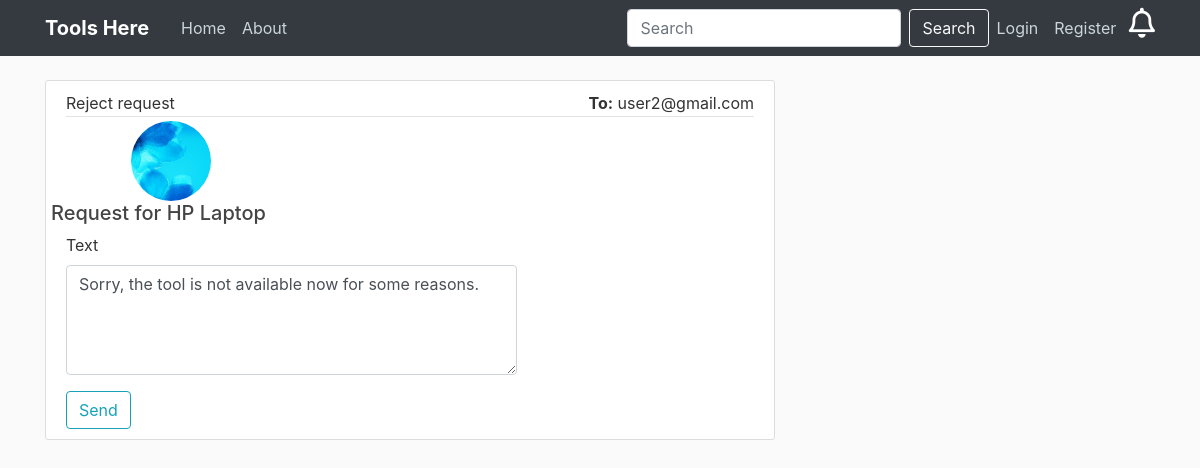
The app's page /accounts/rejectnotifs/26/ with its own data.
### accounts/models.py (models this page shows)
class CustomUser(AbstractUser):
    username = None
    email = models.EmailField(_('email address'), unique=True)
    phone = models.CharField(max_length=10, null=True)
    address = models.CharField(max_length=200, null=True)
    USERNAME_FIELD = 'email'
    REQUIRED_FIELDS = []
    objects = CustomUserManager()

### users/models.py (models this page shows, shortened)
class Profile(models.Model):
    user = models.OneToOneField(CustomUser, on_delete=models.CASCADE)
    image = models.ImageField(default='default.jpg', upload_to='profile_pics')

class RequestTool(models.Model):
    from_user = models.ForeignKey(CustomUser, on_delete=models.CASCADE, related_name='u_from')
    to_user = models.ForeignKey(CustomUser, on_delete=models.CASCADE, related_name='u_to')
    post = models.ForeignKey(Post, on_delete=models.CASCADE)
    date = models.DateTimeField(auto_now_add=True)
    text = models.TextField(max_length=3000, blank=True)
    status = models.PositiveSmallIntegerField(default=0)

### home/models.py (models this page shows, shortened)
class Post(models.Model):
	tool = models.CharField(max_length=100)
	content = models.CharField(max_length=300)
	rent = models.DecimalField(decimal_places=2,max_digits=12)
	rent_type = models.CharField(max_length=100,choices=RENT_CHOICES,default=RENT_CHOICES[0][0])
	rating = models.FloatField(default=0)
	owner = models.ForeignKey(CustomUser, on_delete=models.CASCADE)
	image = models.ImageField(default='default.jpg', upload_to='tool_pics')
	available = models.BooleanField(default=False)

### users/views.py (the view)
# urls.py: path('accounts/rejectnotifs/<int:pk>/', user_views.RejectNotiView, name='reject-request'),
def RejectNotiView(request,pk):
	noti = RequestTool.objects.get(id=pk)#pk is the post id passed from url
	if request.method == 'POST':
		form = RejectNotiForm(request.POST)
		if form.is_valid():
			req = form.save(commit=False)
			req.from_u = request.user
			req.to_u = noti.from_user
			req.reply_to = noti
			req.status = 3
			req.save()
			noti.status = 2
			noti.save()
			return HttpResponseRedirect(reverse('mynotis')) #post details lekk aanu thirich povuka
	else:
		form = RejectNotiForm()
	context = {
		'form': form,
		'reply_to': noti,
		'from_u': request.user,
		'to_u' : noti.from_user,
	}
	template = loader.get_template('users/notifications/reject_notis.html')
	return HttpResponse(template.render(context,request))

### users/forms.py
class RejectNotiForm(forms.ModelForm):
	text = forms.CharField(widget=forms.Textarea(attrs={'class':'materialize-textarea','rows':4}),
		initial="Sorry, the tool is not available now for some reasons.", required=False)
	class Meta:
		model = ReplayTool
		fields = ('text',)

### users/templates/users/notifications/reject_notis.html (shortened to what this page needs)
{% extends "base.html" %}
{% load crispy_forms_tags %}
{% block content %}
      <article class="media content-section">
          <div class="media-body">
            <div class="article-metadata d-flex justify-content-between">
              <div>Reject request</div>
              <div><b>To:</b> {{ to_u }}</div>
            </div>
            <div class="row padding">
              <div class="col-md-4 d-flex justify-content-center">
                <img class="rounded-circle" src="{{ to_u.profile.image.url }}" width="80" height="80">
              </div>
              <div>
                <h5 class="article-title">Request for {{reply_to.post.tool}}</h5>
                <form method="POST" action="" role="form" class="col s12">
                  {{ form|crispy }}
                  <button type="submit" name="action" class="btn btn-outline-info" onclick="return confirm('Are you sure?');">Send</button>
                </form>
              </div>
            </div>
          </div>
      </article>
{% endblock content %}

### tools2/static/home/main.css (style rules this page uses)
body { background: #fafafa; color: #333333; margin-top: 5rem; }
h1, h2, h3, h4, h5, h6 { color: #444444; }
.content-section { background: #ffffff; padding: 10px 20px; border: 1px solid #dddddd; border-radius: 3px; margin-bottom: 20px; }
.article-title { color: #444444; }
.article-metadata { padding-bottom: 1px; margin-bottom: 4px; border-bottom: 1px solid #e3e3e3 }

### records on screen
CustomUser: email "user2@gmail.com", profile.image (picture)
RequestTool: post.tool "HP Laptop"
